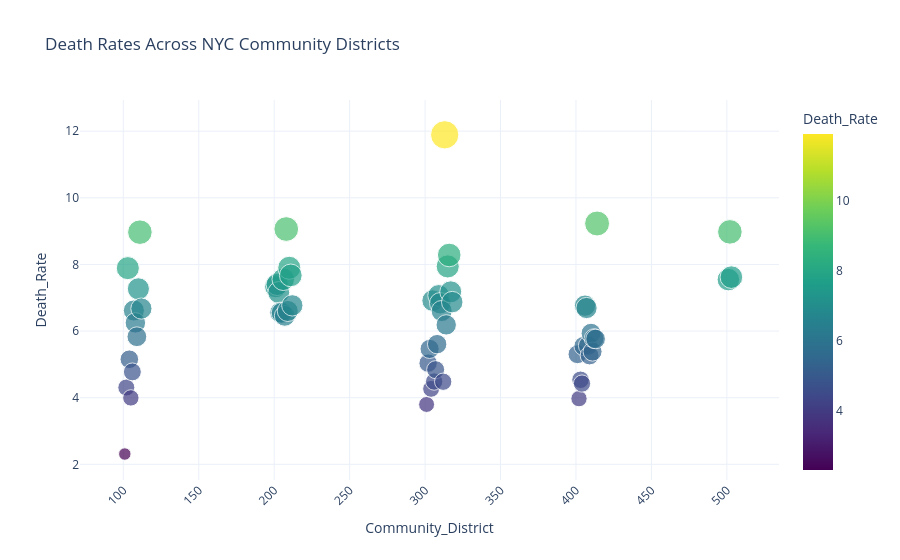

Notebook code for this chart:
### Code cell
fig = px.scatter(
    deathrate_df,
    x='Community_District',
    y='Death_Rate',
    color='Death_Rate',
    size='Death_Rate',
    hover_data=deathrate_df.columns.tolist(),
    title='Death Rates Across NYC Community Districts',
    color_continuous_scale='Viridis'
)

fig.update_layout(
    template='plotly_white',
    xaxis_tickangle=-45
)

fig.show()
